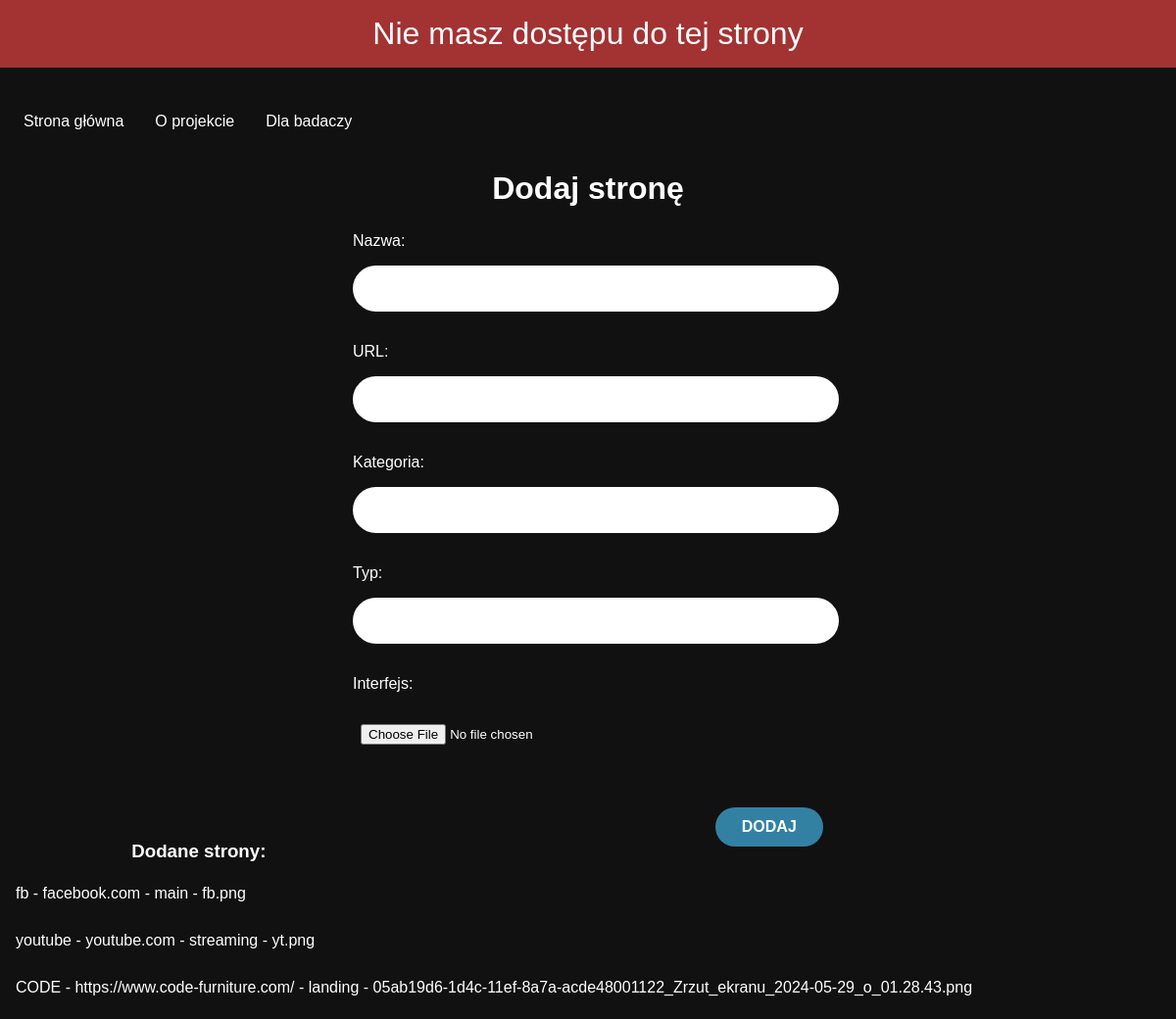
Before: /site/add with the older database file.
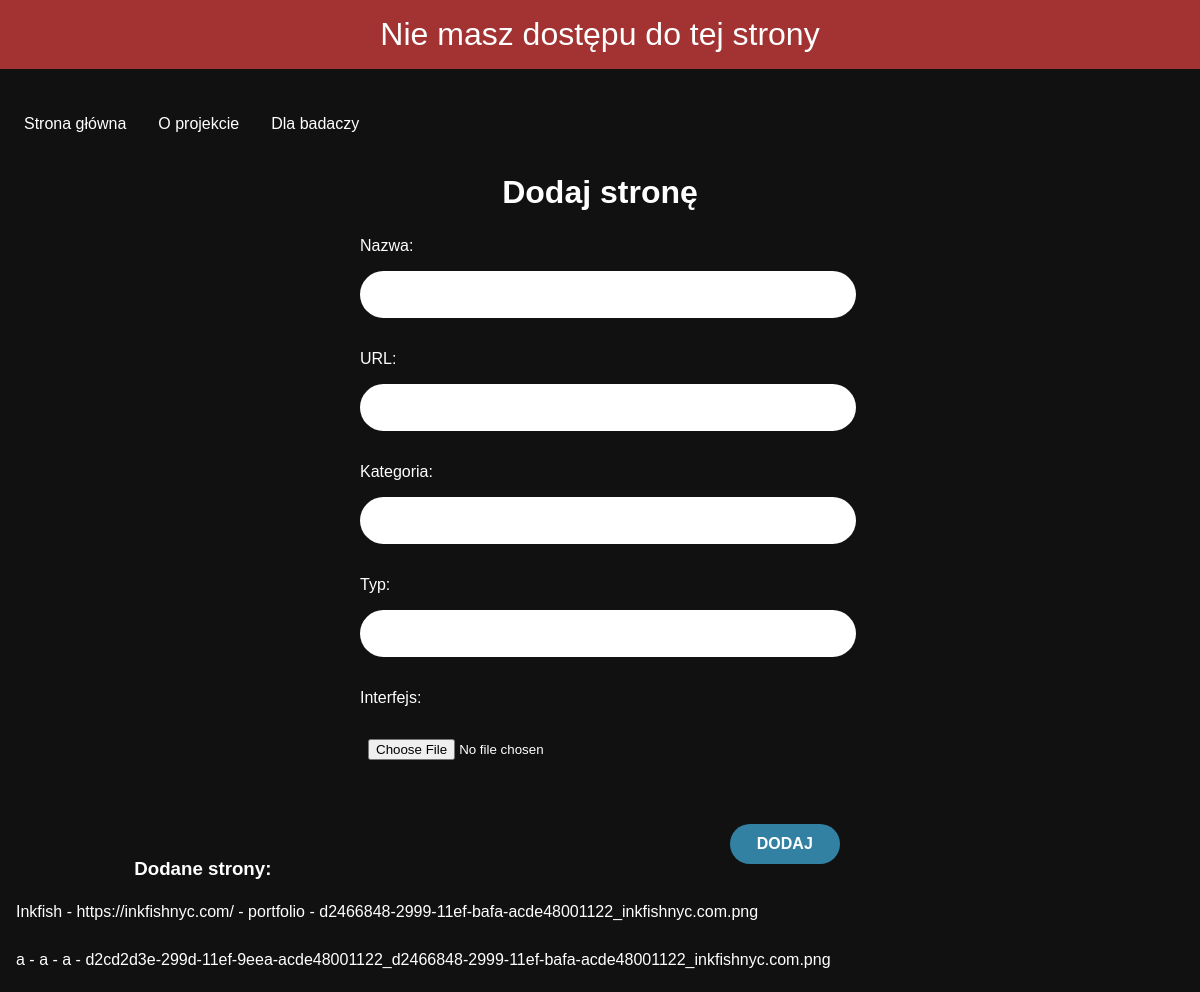
After: the same page with the newer database file.
### app.py (models this page shows, shortened)
class Site(db.Model):
    id = db.Column(db.Integer, primary_key=True)
    name = db.Column(db.String(200), nullable=False)
    url = db.Column(db.String(200), nullable=False, unique=True)
    category = db.Column(db.String(200), nullable=False)
    type = db.Column(db.String(200), nullable=False)
    picture = db.Column(db.String(200), nullable=True)

### app.py (the view, shortened to what this page needs)
@app.route('/site/add', methods=['GET', 'POST'])
def add_site():
    if is_not_logged():
        return redirect(url_for('index'))
    form = SiteForm()
    our_sites = Site.query.order_by(Site.id)
    return render_template("add_site.html", form=form, our_sites=our_sites)

### app.py
class SiteForm(FlaskForm):
    name = StringField("Nazwa: ", validators=[DataRequired()])
    url = StringField("URL: ", validators=[DataRequired()])
    category = StringField("Kategoria: ", validators=[DataRequired()])
    type = StringField("Typ: ", validators=[DataRequired()])
    picture = FileField("Interfejs: ")
    submit = SubmitField("DODAJ")

### app.py (called while the page is built)
def is_not_logged():
    if 'logged' not in session or session['logged']==False:
        flash('Nie masz dostępu do tej strony')

### templates/add_site.html (shortened to what this page needs)
{% extends 'base.html' %}
{% block body %}
<h2>Dodaj stronę</h2>
<form action="/site/add" method="POST" enctype="multipart/form-data" class="site-form">
        {{ form.name.label(class="form-label")}}
        {{ form.name(class="form-control") }}
        {{ form.url.label(class="form-label") }}
        {{ form.url(class="form-control") }}
        {{ form.category.label(class="form-label") }}
        {{ form.category(class="form-control") }}
        {{ form.type.label(class="form-label") }}
        {{ form.type(class="form-control") }}
        {{ form.picture.label(class="form-label") }}
        {{ form.picture(class="form-control") }}
    {{ form.submit(class="btn btn-primary") }}
    <br>
</form>
<h3>Dodane strony:</h3>
{% for our_site in our_sites %}
    <p>{{ our_site.name }} - {{ our_site.url }} - {{ our_site.type }} - {{ our_site.picture }}</p>
{% endfor %}
{% endblock %}

### templates/base.html (shortened to what this page needs)
<!DOCTYPE html>
<html lang="en">
<head>
    <link rel="stylesheet" href="{{ url_for('static', filename='css/main.css') }}">
    {% with messages = get_flashed_messages() %}
  {% if messages %}
    <ul class=flashes>
    {% for message in messages %}
      <li>{{ message }}</li>
    {% endfor %}
    </ul>
  {% endif %}
{% endwith %}
</head>
<body>
    <nav>
        <ul class="menu-items">
            <li><a class="{{ home }}" href="{{ url_for('index') }}">Strona główna</a></li>
            <li><a class="{{ about }}" href="{{ url_for('about') }}">O projekcie</a></li>
            <li><a class="{{ for_researchers }}" href=" {{ url_for('for_researchers') }}">Dla badaczy</a></li>
          </ul>
    </nav>
    {% block body %}
    {% endblock %}
</body>
</html>

### static/css/main.css (style rules this page uses)
body { margin: 0; font-family: sans-serif; background-color: #111111; color: white; }
h2 { text-align: center; font-size: 2rem; }
h3 { margin: 1rem; text-align: center; }
p { margin: 1rem; line-height: 2; }
.flashes { background-color: #A33232; padding: 1rem; margin-top: 0; font-size: 2rem; text-align: center; list-style-type: none; }
nav ul { list-style-type: none; margin: 0.5rem; padding: 0; overflow: hidden; }
nav li { float: left; }
nav li a { display: block; color: white; text-align: center; padding: 14px 16px; text-decoration: none; }
button, .btn { border: 2px solid white; border-radius: 50px; background-color: #111; color: white; font-size: 20px; font-weight: bold; padding: 14px 20px; margin: 2rem; }
form { padding: 0 20px 20px; }
.site-form, .question-form, .particulars-form { position: relative; margin-bottom: 1rem; padding-bottom: 1rem; width: 30rem; left: 50%; transform: translateX(-50%); }
.site-form label, .question-form label { display: inline-block; }
.password input,.site-form input,.site-form textarea,.question-form input,.question-form textarea { border: none; border-radius: 45px; display: block; width: 100%; padding: 1rem 0.5rem 1rem; margin-top: 1rem; margin-bottom: 2rem; }
.site-form .btn, .question-form .btn, .particulars-form .btn { background-color: #3281a3; border: none; border-radius: 45px; color: #fff; display: block; font-size: 16px; padding: 0.7rem 1.7rem; margin: 1rem 0; width: auto; float: right; }

Changed rows visible on the page:
removed Site: name "fb", url "facebook.com", type "main", picture "fb.png"
removed Site: name "CODE", url "https://www.code-furniture.com/", type "landing", picture "05ab19d6-1d4c-11ef-8a7a-acde48001122_Zrzut_ekranu_2024-05-29_o_01.28.43.png"
added Site: name "Inkfish", url "https://inkfishnyc.com/", type "portfolio", picture "d2466848-2999-11ef-bafa-acde48001122_inkfishnyc.com.png"
changed Site: name "youtube" → "a"; url "youtube.com" → "a"; type "streaming" → "a"; picture "yt.png" → "d2cd2d3e-299d-11ef-9eea-acde48001122_d2466848-2999-11ef-bafa-acde48001122_inkfishnyc.com.png"
